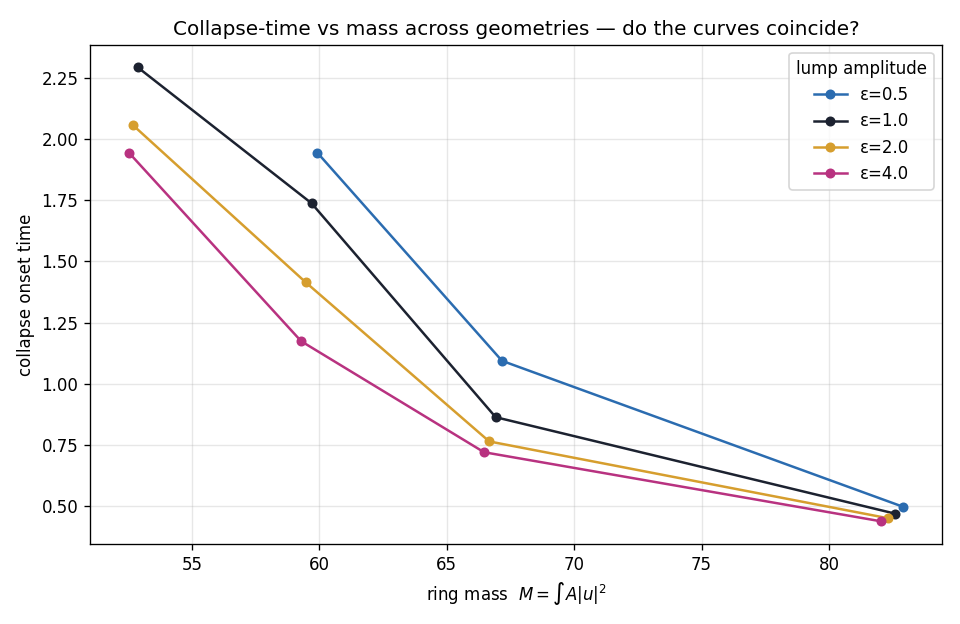

Write the Python code that produced this figure.
"""
Direction 1 (honest version): does geometry move the collapse threshold?

For several lump amplitudes eps, scan the ring mass and record the collapse
onset time. Overlaying collapse-time-vs-mass across geometries answers it
directly: if the curves coincide the necklace-collapse threshold is a LOCAL
belly-ring property (universal, since the belly is A=1 for every eps); if they
separate, geometry tunes it.
"""
import numpy as np
import matplotlib
matplotlib.use("Agg")
import matplotlib.pyplot as plt
from nls_lumpy_torus import build_operators, beam_along_geodesic, make_stepper, mass

OUT = "/home/thorax/nls_lumpy_torus"
Nx, Nth = 112, 80
dt, Tmax = 1e-3, 2.5
nsteps = int(Tmax / dt)
amps = [3.25, 3.5, 3.75, 4.0, 4.25, 4.5, 5.0]
epss = [0.5, 1.0, 2.0, 4.0]


def run(grid, amp):
    th = grid["th"]
    seed = 1e-4 * (np.cos(5 * th) + np.cos(7 * th) + np.cos(9 * th))
    U = beam_along_geodesic(grid, xc=0.0, amp=amp, wx=0.30, k=6).reshape(Nx, Nth)
    U = (U * (1 + seed)).ravel()
    m0 = mass(U, grid["Mdiag"])
    step, stats = make_stepper(grid, dt=dt, sigma=-1.0, p=2)
    for n in range(1, nsteps + 1):
        U = step(U)
        pk = float(np.max(np.abs(U) ** 2))
        if not np.isfinite(pk) or pk > 80 or stats["picard_iters"][-1] >= 59:
            return m0, n * dt
    return m0, None


fig, ax = plt.subplots(figsize=(8, 5.2))
cols = ["#2b6cb0", "#1c2230", "#d69e2e", "#b83280"]
for eps, col in zip(epss, cols):
    g = build_operators(Nx, Nth, eps=eps)
    ms, ts = [], []
    for a in amps:
        m, t = run(g, a)
        ms.append(m); ts.append(t if t else np.nan)
    ms = np.array(ms); ts = np.array(ts)
    ax.plot(ms, ts, "o-", color=col, ms=5, label=f"ε={eps}")
    print(f"  eps={eps}: masses {np.round(ms,1)}  collapse_t {np.round(ts,2)}", flush=True)
ax.set_xlabel(r"ring mass  $M=\int A|u|^2$"); ax.set_ylabel("collapse onset time")
ax.set_title("Collapse-time vs mass across geometries — do the curves coincide?")
ax.grid(alpha=0.3); ax.legend(title="lump amplitude")
fig.tight_layout(); fig.savefig(f"{OUT}/mc_geometry.png", dpi=120)
print("wrote mc_geometry.png", flush=True)
